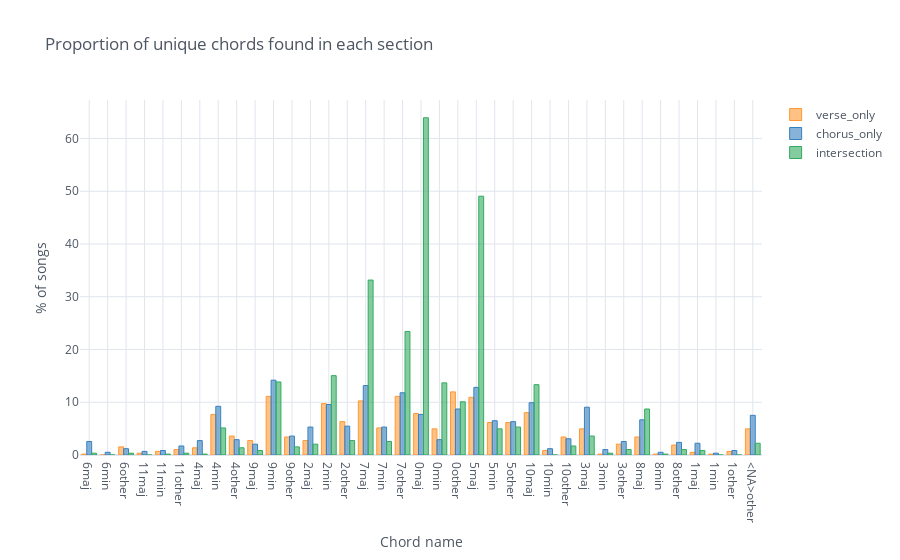

Notebook code cell kept with this figure:
### Code cell
plot_group(intersection,["verse_only","chorus_only","intersection"], title="Proportion of unique chords \
found in each section" )

### Figure 1 — Plotly figure (JSON) as saved in the notebook; plotly's stock layout.template omitted (floating-point values rounded to 4 significant figures)
{"data": [{"marker": {"color": "rgba(255, 153, 51, 0.6)", "line": {"color": "rgba(255, 153, 51, 1.0)", "width": 1}}, "name": "verse_only", "orientation": "v", "text": "", "type": "bar", "x": ["6maj", "6min", "6other", "11maj", "11min", "11other", "4maj", "4min", "4other", "9maj", "9min", "9other", "2maj", "2min", "2other", "7maj", "7min", "7other", "0maj", "0min", "0other", "5maj", "5min", "5other", "10maj", "10min", "10other", "3maj", "3min", "3other", "8maj", "8min", "8other", "1maj", "1min", "1other", "<NA>other"], "y": [0.1709, 0, 1.538, 0.3419, 0.6838, 1.026, 1.368, 7.692, 3.59, 2.735, 11.11, 3.419, 2.735, 9.744, 6.325, 10.26, 5.128, 11.11, 7.863, 4.957, 11.97, 10.94, 6.154, 6.154, 8.034, 0.8547, 3.419, 4.957, 0.1709, 2.051, 3.419, 0.1709, 1.88, 0.5128, 0.1709, 0.6838, 4.957]}, {"marker": {"color": "rgba(55, 128, 191, 0.6)", "line": {"color": "rgba(55, 128, 191, 1.0)", "width": 1}}, "name": "chorus_only", "orientation": "v", "text": "", "type": "bar", "x": ["6maj", "6min", "6other", "11maj", "11min", "11other", "4maj", "4min", "4other", "9maj", "9min", "9other", "2maj", "2min", "2other", "7maj", "7min", "7other", "0maj", "0min", "0other", "5maj", "5min", "5other", "10maj", "10min", "10other", "3maj", "3min", "3other", "8maj", "8min", "8other", "1maj", "1min", "1other", "<NA>other"], "y": [2.564, 0.5128, 1.197, 0.6838, 0.8547, 1.709, 2.735, 9.231, 2.906, 2.051, 14.19, 3.59, 5.299, 9.573, 5.47, 13.16, 5.299, 11.79, 7.692, 2.906, 8.718, 12.82, 6.496, 6.325, 9.915, 1.197, 3.077, 9.06, 1.026, 2.564, 6.667, 0.5128, 2.393, 2.222, 0.3419, 0.8547, 7.521]}, {"marker": {"color": "rgba(50, 171, 96, 0.6)", "line": {"color": "rgba(50, 171, 96, 1.0)", "width": 1}}, "name": "intersection", "orientation": "v", "text": "", "type": "bar", "x": ["6maj", "6min", "6other", "11maj", "11min", "11other", "4maj", "4min", "4other", "9maj", "9min", "9other", "2maj", "2min", "2other", "7maj", "7min", "7other", "0maj", "0min", "0other", "5maj", "5min", "5other", "10maj", "10min", "10other", "3maj", "3min", "3other", "8maj", "8min", "8other", "1maj", "1min", "1other", "<NA>other"], "y": [0.3419, 0, 0.3419, 0, 0.1709, 0.3419, 0.1709, 5.128, 1.368, 0.8547, 13.85, 1.538, 2.051, 15.04, 2.735, 33.16, 2.564, 23.42, 63.93, 13.68, 10.09, 49.06, 4.957, 5.299, 13.33, 0, 1.709, 3.59, 0.3419, 1.026, 8.718, 0.1709, 1.026, 0.8547, 0, 0, 2.222]}], "layout": {"barmode": "group", "legend": {"bgcolor": "#FFFFFF", "font": {"color": "#4D5663"}}, "paper_bgcolor": "#FFFFFF", "plot_bgcolor": "#FFFFFF", "title": {"font": {"color": "#4D5663"}, "text": "Proportion of unique chords found in each section"}, "xaxis": {"gridcolor": "#E1E5ED", "showgrid": true, "tickfont": {"color": "#4D5663"}, "title": {"font": {"color": "#4D5663"}, "text": "Chord name"}, "zerolinecolor": "#E1E5ED"}, "yaxis": {"gridcolor": "#E1E5ED", "showgrid": true, "tickfont": {"color": "#4D5663"}, "title": {"font": {"color": "#4D5663"}, "text": "% of songs"}, "zerolinecolor": "#E1E5ED"}}}
